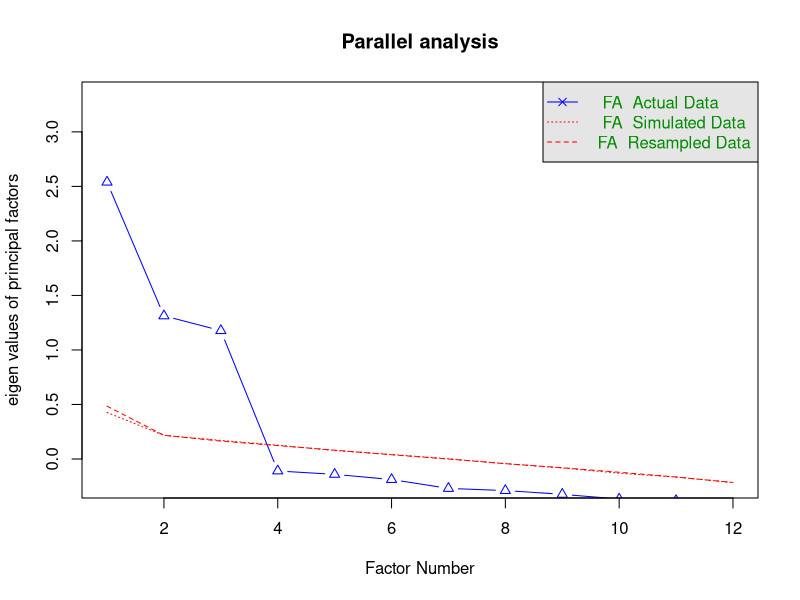
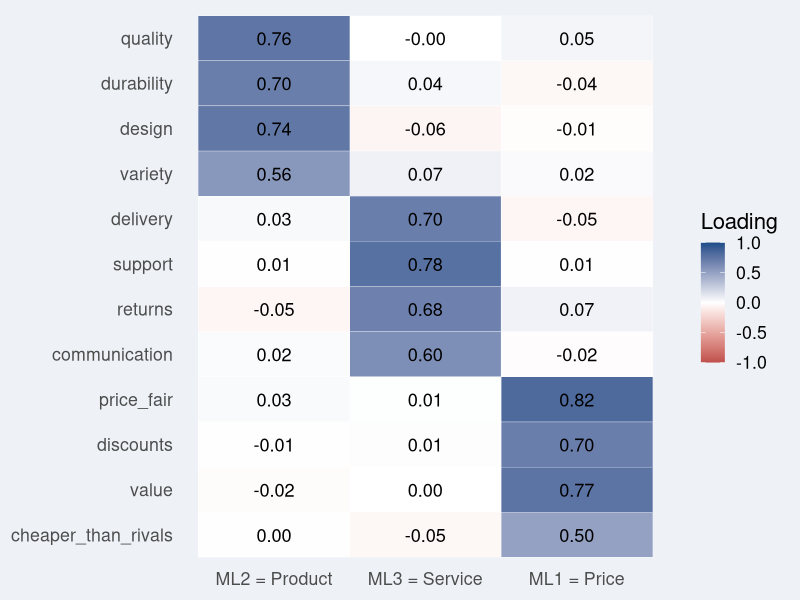

R code for these plots, in order:
## ---- chunk 1
#| label: setup
#| include: false
library(psych)
library(ggplot2)
survey <- read.csv("data/customer_survey.csv")
items  <- survey[, 1:12]
## ---- chunk 2
library(psych)
survey <- read.csv("data/customer_survey.csv")
items  <- survey[, 1:12]          # the 12 rating items

KMO(items)$MSA                    # > 0.6 is acceptable
cortest.bartlett(cor(items), n = nrow(items))$p.value
## ---- chunk 3
#| fig-height: 3.3
#| fig-width: 9
set.seed(1)
pa <- fa.parallel(items, fa = "fa", main = "Parallel analysis")
## ---- chunk 4
fit <- fa(items, nfactors = 3, rotate = "oblimin", fm = "ml")
L <- unclass(fa.sort(fit)$loadings)       # sorted loadings
L[abs(L) < 0.3] <- NA                     # hide small loadings
print(round(L, 2), na.print = "")
## ---- chunk 5
#| echo: false
#| fig-height: 4.4
#| fig-width: 8
#| out-width: "64%"
Ld <- as.data.frame(as.table(unclass(fit$loadings)))
names(Ld) <- c("item", "factor", "loading")
Ld$factor <- factor(Ld$factor, levels = c("ML2", "ML3", "ML1"),
                    labels = c("ML2 = Product", "ML3 = Service", "ML1 = Price"))
Ld$item <- factor(Ld$item, levels = rev(colnames(items)))
ggplot(Ld, aes(factor, item, fill = loading)) +
  geom_tile(colour = "white") +
  geom_text(aes(label = sprintf("%.2f", loading)), size = 4.6) +
  scale_fill_gradient2(low = "#c0504d", mid = "white", high = "#1d4e89", limits = c(-1, 1)) +
  labs(x = NULL, y = NULL, fill = "Loading") +
  theme_minimal(base_size = 16) +
  theme(plot.background = element_rect(fill = "#eef2f7", colour = NA),
        panel.grid = element_blank())
## ---- chunk 6
scores <- as.data.frame(fit$scores)
names_map <- c(ML1 = "Price", ML2 = "Product", ML3 = "Service")  # from step 5
colnames(scores) <- names_map[colnames(scores)]
model <- lm(survey$satisfaction ~ Product + Service + Price, data = scores)
round(summary(model)$coefficients, 3)
## ---- chunk 7
big5 <- bfi[, 1:25]
KMO(big5)$MSA
cortest.bartlett(cor(big5, use = "pairwise"), n = nrow(big5))$p.value
f5 <- fa(big5, nfactors = 5, rotate = "oblimin")
L5 <- unclass(f5$loadings)
apply(L5, 2, function(x) paste(rownames(L5)[abs(x) > 0.4], collapse = ", "))
